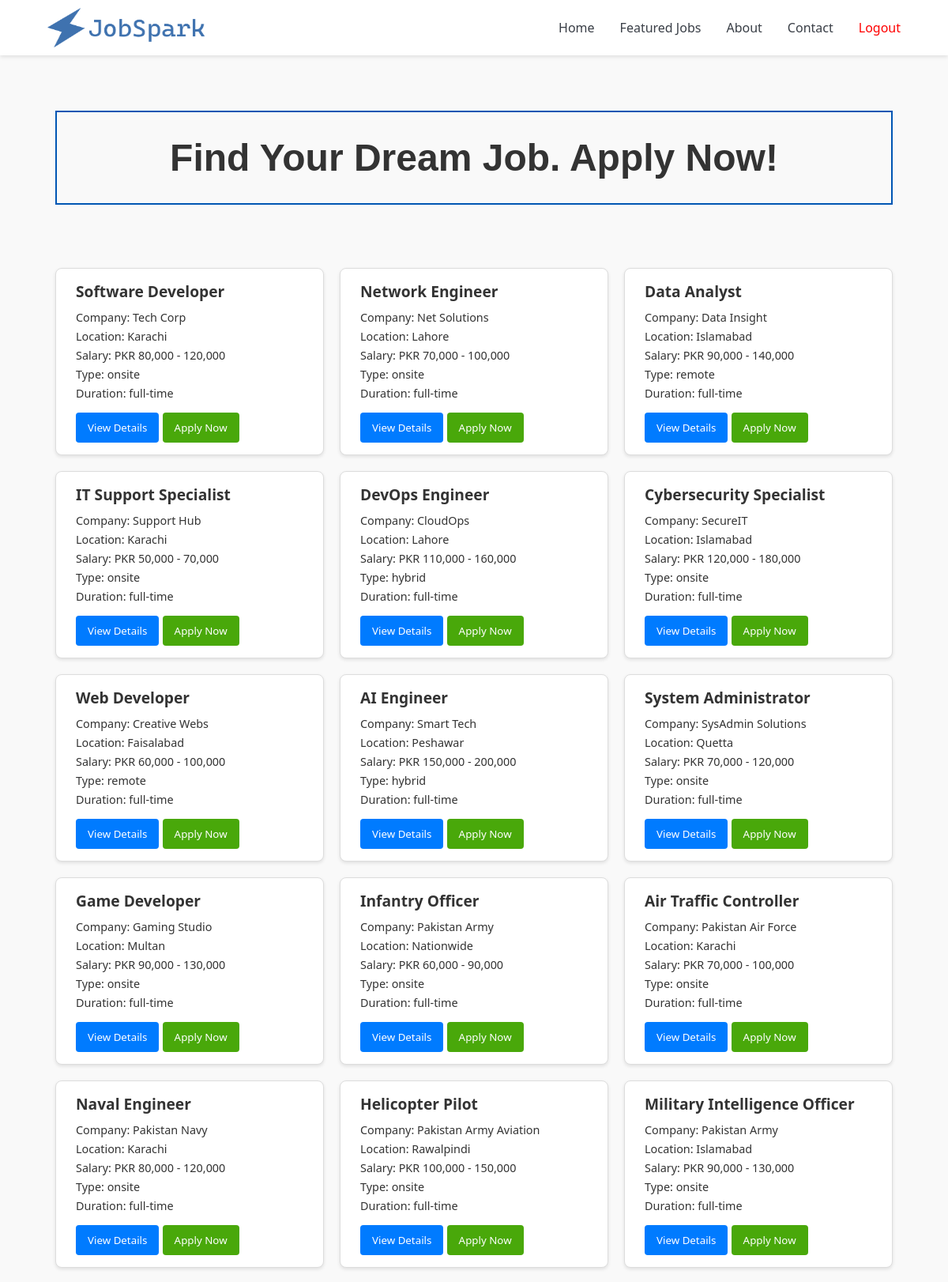
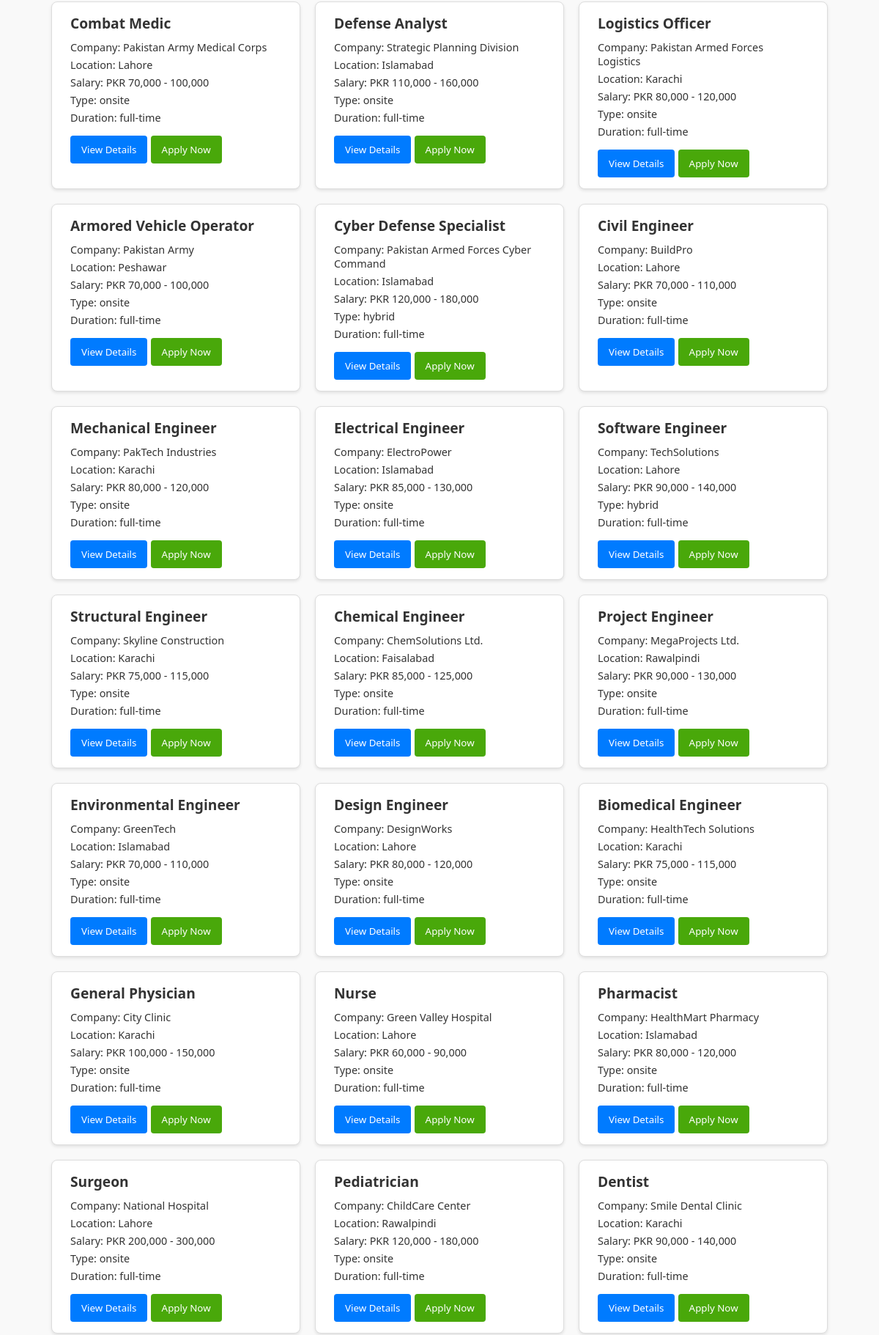
/Pages/JobsListing.php (upper part), run on the app's committed database (2 pictures, top to bottom).
### tables this page shows
CREATE TABLE jobs (
    id INT AUTO_INCREMENT PRIMARY KEY,
    postedBy VARCHAR(255) NOT NULL,
    category INT NOT NULL,
    title VARCHAR(255) NOT NULL,
    companyName VARCHAR(255) NOT NULL,
    location varchar(255) NOT NULL,
    salaryRange VARCHAR(255),
    duration ENUM('part-time', 'full-time', 'contract', 'internship') NOT NULL,
    type ENUM('remote', 'onsite', 'hybrid') NOT NULL,
    datePosted DATETIME NOT NULL DEFAULT CURRENT_TIMESTAMP,
    skills TEXT,
    status ENUM('active', 'closed') NOT NULL DEFAULT 'active',
    numberOfApplicants INT NOT NULL DEFAULT 0,
    description TEXT NOT NULL,
    requirements TEXT NOT NULL,
    department varchar(255) NOT NULL,
    experience ENUM('entry-level', 'mid-level', 'senior-level', 'expert-level') NOT NULL,
    FOREIGN KEY (postedBy) REFERENCES users(userId) ON DELETE CASCADE,
    FOREIGN KEY (category) REFERENCES categories(id) ON DELETE CASCADE
);

### includes/helper-functions.php (the view, shortened to what this page needs)
<?php
function fetchAllJobs() {
    $jobs = [];
    $conn = connectDB();
    $sql = "SELECT id, title, companyName, location, salaryRange, type, duration, datePosted
            FROM jobs WHERE status = 'active'";
    $result = mysqli_query($conn, $sql);
    if ($result) {
        while ($row = mysqli_fetch_assoc($result)) {
            $jobs[] = $row;
        }
    }
    return $jobs;
}
function generateJobMarkup($job) {
    return "
    <div class='job-item' data-job-id='{$job['id']}'>
        <h3 class='job-title'>{$job['title']}</h3>
        <p class='company-name'>Company: {$job['companyName']}</p>
        <p class='location'>Location: {$job['location']}</p>
        <p class='salary'>Salary: {$job['salaryRange']}</p>
        <p class='job-type'>Type: {$job['type']}</p>
        <p class='duration'>Duration: {$job['duration']}</p>
        <button class='view-details' onclick='openModal({$job['id']})'>View Details</button>
        <form action='../Pages/JobApplication.php?jobId={$job['id']}' method='post' style='display:inline;'>
            <input type='hidden' name='jobId' value='{$job['id']}'>
            <button type='submit' class='apply-button'>Apply Now</button>
        </form>
    </div>";
}
?>

### Pages/JobsListing.php (shortened to what this page needs)
<?php
require_once "../includes/helper-functions.php";
$default = 0;
$categoryId = isset($_GET['category']) ? intval($_GET['category']) : $default;
if ($categoryId == $default) {
    $jobs = fetchAllJobs();
    $categoryName = 'Find Your Dream Job. Apply Now!';
} else {
    $categoryName = "Jobs in " . fetchCategoryName($categoryId);
    $jobs = fetchJobsByCategory($categoryId);
}
?>
<!DOCTYPE html>
<html lang="en">
    <head>
        <link rel="stylesheet" href="../styles/generalStyles.css">
        <link rel="stylesheet" href="../styles/HomePage/header.css">
        <link rel="stylesheet" href="../styles/HomePage/footer.css">
        <link rel="stylesheet" href="../styles/HomePage/common-styles.css">
        <link rel="stylesheet" href="../styles/JobsListingPage/styles.css">
    </head>
    <body>
    <?php
        $currentPage = "JobsListing";
        include_once '../includes/applicant-header.php';
    ?>
    <div class="container">
        <h1 class="page-title"><?= htmlspecialchars($categoryName) ?></h1>
        <div class="job-list">
            <?php foreach ($jobs as $job): ?>
                <?= generateJobMarkup($job); ?>
            <?php endforeach; ?>
        </div>
    </div>
</body>
</html>

### includes/applicant-header.php (shortened to what this page needs)
<header id="header">
    <nav class="home-page-nav">
        <a href="#header" class="logo">
            <img src="../assets/logos/logo.png" alt="nav-logo">
        </a>
        <div class="nav-links">
            <?php if ($currentPage !== 'Home'): ?>
                <a href="./HomePage.php#header">Home</a>
            <?php endif; ?>
            <a href="./HomePage.php#jobs-section">Featured Jobs</a>
            <?php if ($currentPage !== 'About'): ?>
                <a href="./AboutUsPage.php">About</a>
                <?php endif; ?>
                <a href="./AboutUsPage.php#contact">Contact</a>
            <a href="../controllers/logout.php" class="btn-logout">Logout</a>
        </div>
    </nav>
</header>

### styles/generalStyles.css (style rules this page uses)
* { padding: 0; margin: 0; box-sizing: border-box; transition: all 0.5s; font-family: 'Segoe UI', Tahoma, Geneva, Verdana, sans-serif; }
:root { --primary: #3F72AF; --primary-light: #5488c7; --secondary: #00ADB5; --secondary-light: #00c2cc; --dark: #393E46; --dark-light: #4d535d; --white: #ffffff; --gray: #f5f5f5; }
.btn-logout { color: red !important; }

### styles/HomePage/header.css (style rules this page uses)
:root { --primary: #3F72AF; --primary-light: #5488c7; --secondary: #00ADB5; --secondary-light: #00c2cc; --dark: #393E46; --dark-light: #4d535d; --white: #ffffff; --gray: #f5f5f5; }
header { background-color: var(--white); padding: 10px 5%; box-shadow: 0 2px 5px rgba(0,0,0,0.1); position: fixed; width: 100%; top: 0; z-index: 1000; }
nav { display: flex; justify-content: space-between; align-items: center; }
.logo { color: var(--primary); font-size: 1.8rem; font-weight: bold; text-decoration: none; width: 200px; height: 50px; }
.logo img { height: 100%; width: 100%; }
.nav-links { display: flex; gap: 2rem; }
.nav-links a { color: var(--dark); text-decoration: none; font-weight: 500; transition: all 0.3s; border-top: 2px solid var(--white); border-bottom: 2px solid var(--white); padding: 3px 0; }

### styles/HomePage/footer.css (style rules this page uses)
:root { --primary: #3F72AF; --primary-light: #5488c7; --secondary: #00ADB5; --secondary-light: #00c2cc; --dark: #393E46; --dark-light: #4d535d; --white: #ffffff; --gray: #f5f5f5; }

### styles/HomePage/common-styles.css (style rules this page uses)
:root { --dark: #393E46; }
.container { max-width: 1200px; margin: 0 auto; padding: 0 20px 30px; }

### styles/JobsListingPage/styles.css (style rules this page uses)
body { background-color: #f9f9f9; color: #333; margin-top: 100px; }
.container { padding: 20px; max-width: 1100px; margin: 0 auto; }
.page-title { font-family: Verdana, Geneva, Tahoma, sans-serif; font-size: 3rem; margin:20px auto 80px; text-align: center; padding: 30px; border: solid 2px #0056b3; }
.job-list { display: flex; flex-wrap: wrap; gap: 20px; justify-content: center; }
.job-item { background: #fff; border: 1px solid #ddd; border-radius: 8px; padding: 15px 25px; flex: 1 1 calc(30% - 20px); box-shadow: 0 2px 4px rgba(0, 0, 0, 0.1); cursor: pointer; }
.job-item h3 { font-size: 1.2rem; margin-bottom: 10px; }
.job-item p { margin: 5px 0; font-size: 0.9rem; }
.view-details { margin-top: 10px; padding: 10px 15px; background-color: #007bff; color: #fff; border: none; border-radius: 4px; cursor: pointer; }
.apply-button { margin-top: 10px; padding: 10px 15px; background-color: #49a80a; color: #fff; border: none; border-radius: 4px; cursor: pointer; }

### data on the page
jobs: title "Software Developer", companyName "Tech Corp", location "Karachi", salaryRange "PKR 80,000 - 120,000", type "onsite", duration "full-time"
jobs: title "Network Engineer", companyName "Net Solutions", location "Lahore", salaryRange "PKR 70,000 - 100,000", type "onsite", duration "full-time"
jobs: title "Data Analyst", companyName "Data Insight", location "Islamabad", salaryRange "PKR 90,000 - 140,000", type "remote", duration "full-time"
jobs: title "IT Support Specialist", companyName "Support Hub", location "Karachi", salaryRange "PKR 50,000 - 70,000", type "onsite", duration "full-time"
jobs: title "DevOps Engineer", companyName "CloudOps", location "Lahore", salaryRange "PKR 110,000 - 160,000", type "hybrid", duration "full-time"
jobs: title "Cybersecurity Specialist", companyName "SecureIT", location "Islamabad", salaryRange "PKR 120,000 - 180,000", type "onsite", duration "full-time"
jobs: title "Web Developer", companyName "Creative Webs", location "Faisalabad", salaryRange "PKR 60,000 - 100,000", type "remote", duration "full-time"
jobs: title "AI Engineer", companyName "Smart Tech", location "Peshawar", salaryRange "PKR 150,000 - 200,000", type "hybrid", duration "full-time"
jobs: title "System Administrator", companyName "SysAdmin Solutions", location "Quetta", salaryRange "PKR 70,000 - 120,000", type "onsite", duration "full-time"
jobs: title "Game Developer", companyName "Gaming Studio", location "Multan", salaryRange "PKR 90,000 - 130,000", type "onsite", duration "full-time"
jobs: title "Infantry Officer", companyName "Pakistan Army", location "Nationwide", salaryRange "PKR 60,000 - 90,000", type "onsite", duration "full-time"
jobs: title "Air Traffic Controller", companyName "Pakistan Air Force", location "Karachi", salaryRange "PKR 70,000 - 100,000", type "onsite", duration "full-time"
jobs: title "Naval Engineer", companyName "Pakistan Navy", location "Karachi", salaryRange "PKR 80,000 - 120,000", type "onsite", duration "full-time"
jobs: title "Helicopter Pilot", companyName "Pakistan Army Aviation", location "Rawalpindi", salaryRange "PKR 100,000 - 150,000", type "onsite", duration "full-time"
jobs: title "Military Intelligence Officer", companyName "Pakistan Army", location "Islamabad", salaryRange "PKR 90,000 - 130,000", type "onsite", duration "full-time"
jobs: title "Combat Medic", companyName "Pakistan Army Medical Corps", location "Lahore", salaryRange "PKR 70,000 - 100,000", type "onsite", duration "full-time"
jobs: title "Defense Analyst", companyName "Strategic Planning Division", location "Islamabad", salaryRange "PKR 110,000 - 160,000", type "onsite", duration "full-time"
jobs: title "Logistics Officer", companyName "Pakistan Armed Forces Logistics", location "Karachi", salaryRange "PKR 80,000 - 120,000", type "onsite", duration "full-time"
jobs: title "Armored Vehicle Operator", companyName "Pakistan Army", location "Peshawar", salaryRange "PKR 70,000 - 100,000", type "onsite", duration "full-time"
jobs: title "Cyber Defense Specialist", companyName "Pakistan Armed Forces Cyber Command", location "Islamabad", salaryRange "PKR 120,000 - 180,000", type "hybrid", duration "full-time"
jobs: title "Civil Engineer", companyName "BuildPro", location "Lahore", salaryRange "PKR 70,000 - 110,000", type "onsite", duration "full-time"
jobs: title "Mechanical Engineer", companyName "PakTech Industries", location "Karachi", salaryRange "PKR 80,000 - 120,000", type "onsite", duration "full-time"
jobs: title "Electrical Engineer", companyName "ElectroPower", location "Islamabad", salaryRange "PKR 85,000 - 130,000", type "onsite", duration "full-time"
jobs: title "Software Engineer", companyName "TechSolutions", location "Lahore", salaryRange "PKR 90,000 - 140,000", type "hybrid", duration "full-time"
jobs: title "Structural Engineer", companyName "Skyline Construction", location "Karachi", salaryRange "PKR 75,000 - 115,000", type "onsite", duration "full-time"
jobs: title "Chemical Engineer", companyName "ChemSolutions Ltd.", location "Faisalabad", salaryRange "PKR 85,000 - 125,000", type "onsite", duration "full-time"
jobs: title "Project Engineer", companyName "MegaProjects Ltd.", location "Rawalpindi", salaryRange "PKR 90,000 - 130,000", type "onsite", duration "full-time"
jobs: title "Environmental Engineer", companyName "GreenTech", location "Islamabad", salaryRange "PKR 70,000 - 110,000", type "onsite", duration "full-time"
jobs: title "Design Engineer", companyName "DesignWorks", location "Lahore", salaryRange "PKR 80,000 - 120,000", type "onsite", duration "full-time"
jobs: title "Biomedical Engineer", companyName "HealthTech Solutions", location "Karachi", salaryRange "PKR 75,000 - 115,000", type "onsite", duration "full-time"
jobs: title "General Physician", companyName "City Clinic", location "Karachi", salaryRange "PKR 100,000 - 150,000", type "onsite", duration "full-time"
jobs: title "Nurse", companyName "Green Valley Hospital", location "Lahore", salaryRange "PKR 60,000 - 90,000", type "onsite", duration "full-time"
jobs: title "Pharmacist", companyName "HealthMart Pharmacy", location "Islamabad", salaryRange "PKR 80,000 - 120,000", type "onsite", duration "full-time"
jobs: title "Surgeon", companyName "National Hospital", location "Lahore", salaryRange "PKR 200,000 - 300,000", type "onsite", duration "full-time"
jobs: title "Pediatrician", companyName "ChildCare Center", location "Rawalpindi", salaryRange "PKR 120,000 - 180,000", type "onsite", duration "full-time"
jobs: title "Dentist", companyName "Smile Dental Clinic", location "Karachi", salaryRange "PKR 90,000 - 140,000", type "onsite", duration "full-time"

### other printed values
$categoryName "Find Your Dream Job. Apply Now!"
